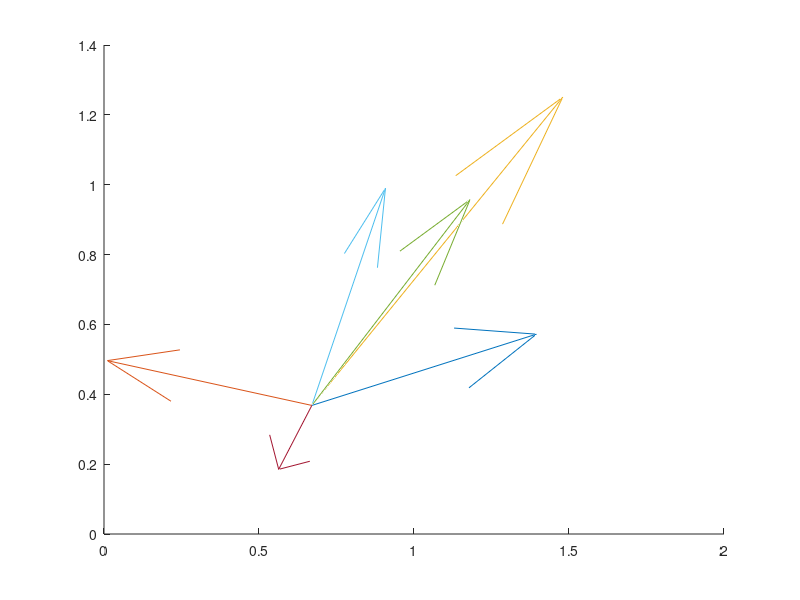

The MATLAB source for this figure:
cla
hold on
p1 = rand(3,1);
d1 = rand(3,2);

quiver3(p1(1),p1(2),p1(3),d1(1,1),d1(2,1),d1(3,1))
quiver3(p1(1),p1(2),p1(3),d1(1,2),d1(2,2),d1(3,2))

[q,r] = qr(d1);
r_new = [r [0 0 1]'];

d1_new = q*r_new
% cross(d1(:,1),d1(:,2))/norm(d1(:,1))/norm(d1(:,2));
d1_3 = d1_new(:,3);


quiver3(p1(1),p1(2),p1(3),d1_3(1),d1_3(2),d1_3(3))

d1_new'*d1_new


d2 = rand(3,2);

quiver3(p1(1),p1(2),p1(3),d2(1,1),d2(2,1),d2(3,1))
quiver3(p1(1),p1(2),p1(3),d2(1,2),d2(2,2),d2(3,2))

[q,r] = qr(d2);
r_new = [r [0 0 1]'];

d2_new = q*r_new
% cross(d2(:,1),d2(:,2))/norm(d2(:,1))/norm(d2(:,2));
d2_3 = d2_new(:,3);


quiver3(p1(1),p1(2),p1(3),d2_3(1),d2_3(2),d2_3(3))

d2_new'*d2_new

F = d1_new*inv(d2_new)